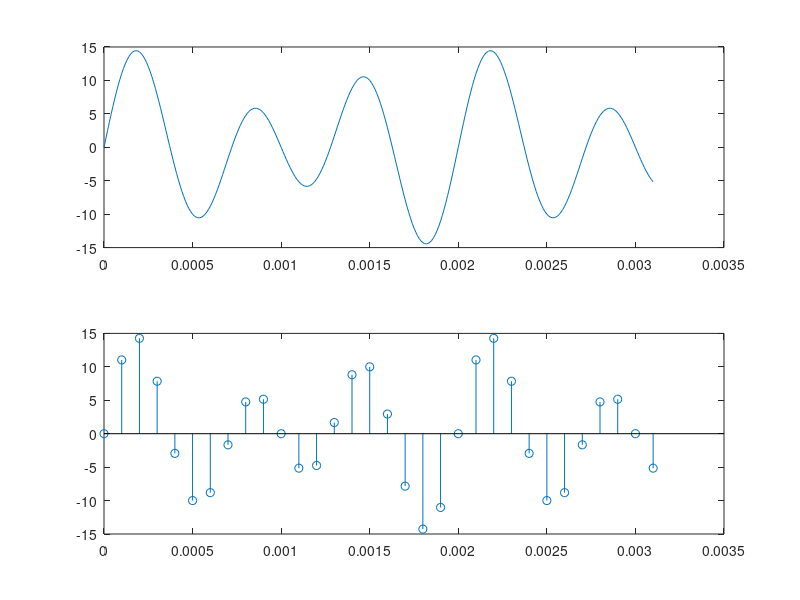

This chart was generated by the following MATLAB code:
clear all;

a = 5;
b = 10;
p = 1000;
q = 1500;
r = 10000;
n = 32;

fs = r;
t=0:1/fs:(n-1)*1/fs; %0:dt:stoptime-dt
t1=0:1/(fs*10):(n-1)*1/fs; %0:dt:stoptime-dt
x = a*sin(2*pi*p*t)+b*sin(2*pi*q*t);
x1 = a*sin(2*pi*p*t1)+b*sin(2*pi*q*t1);

subplot(2,1,1);
plot(t1,x1);
subplot(2,1,2);
stem(t, x);